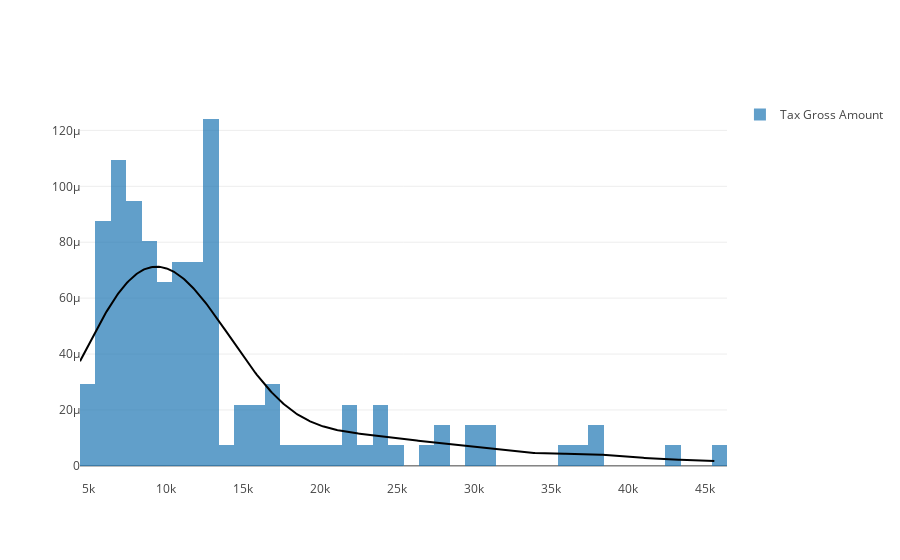

Here is the notebook cell this chart was saved with:
### Code cell
fig = ff.create_distplot([list(df['tax_gross_amount'])],group_labels=['Tax Gross Amount'],bin_size=1000,show_rug=False,colors='set2')
fig.iplot()

### Figure 1 — Plotly figure (JSON) as saved in the notebook; plotly's stock layout.template omitted (floating-point values rounded to 4 significant figures; data arrays with more than 128 entries replaced by an {"elided": "..."} marker saying what was removed)
{"data": [{"autobinx": false, "histnorm": "probability density", "legendgroup": "Tax Gross Amount", "marker": {"color": "s"}, "name": "Tax Gross Amount", "opacity": 0.7, "type": "histogram", "x": {"elided": "137 float values"}, "xaxis": "x1", "xbins": {"end": 45702, "size": 1000, "start": 4441}, "yaxis": "y1"}, {"legendgroup": "Tax Gross Amount", "marker": {"color": "s"}, "mode": "lines", "name": "Tax Gross Amount", "showlegend": false, "type": "scatter", "x": {"elided": "500 float values"}, "xaxis": "x1", "y": {"elided": "500 float values"}, "yaxis": "y1"}], "layout": {"barmode": "overlay", "hovermode": "closest", "legend": {"traceorder": "reversed"}, "xaxis1": {"anchor": "y2", "domain": [0, 1], "zeroline": false}, "yaxis1": {"anchor": "free", "domain": [0, 1], "position": 0}}}
